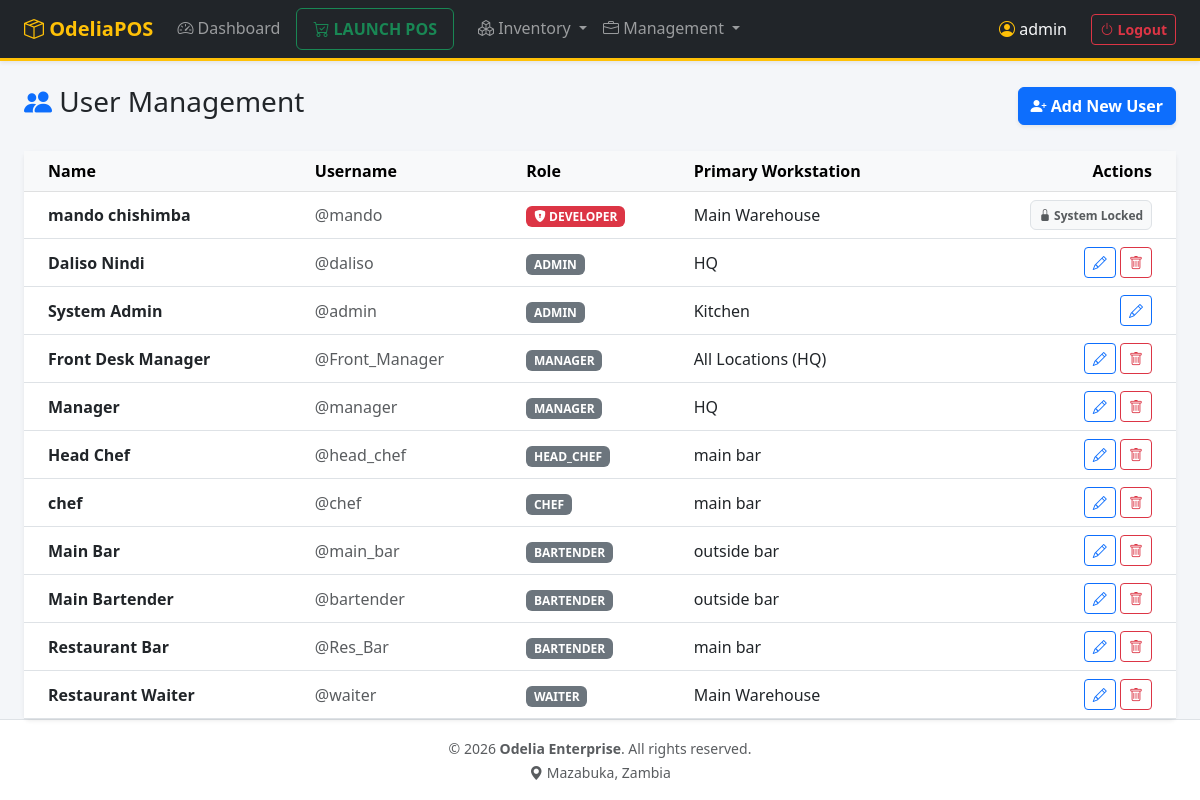
Page /index.php?page=users (signed in) on the earlier database version.
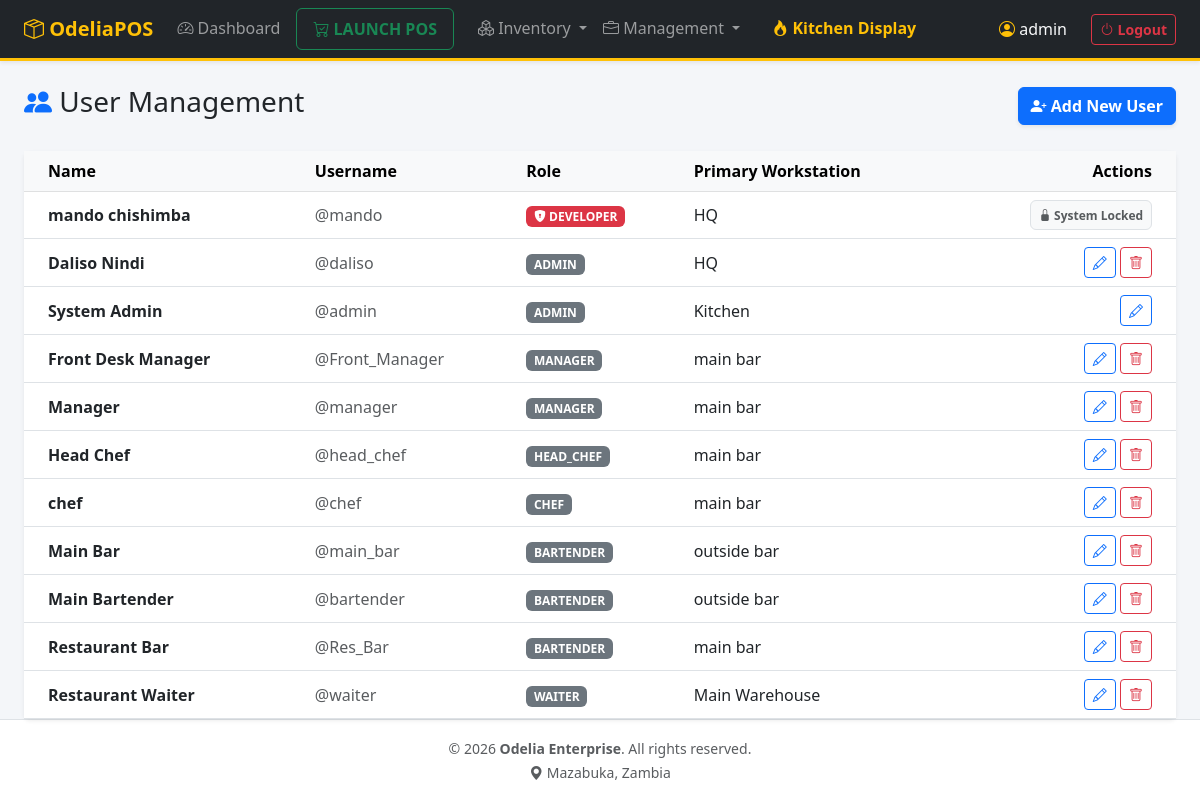
Same page on the later database version.
### tables this page shows
CREATE TABLE `users` (
  `id` int NOT NULL AUTO_INCREMENT,
  `username` varchar(50) NOT NULL,
  `full_name` varchar(100) DEFAULT NULL,
  `password_hash` varchar(255) NOT NULL,
  `role` enum('admin','shopkeeper','manager','cashier','dev','chef','waiter','head_chef','bartender') NOT NULL DEFAULT 'cashier',
  `location_id` int DEFAULT NULL,
  `created_at` timestamp NULL DEFAULT CURRENT_TIMESTAMP,
  `force_password_change` tinyint(1) DEFAULT '0',
  `is_active` tinyint(1) DEFAULT '1',
  PRIMARY KEY (`id`),
  UNIQUE KEY `username` (`username`),
  KEY `location_id` (`location_id`),
  CONSTRAINT `users_ibfk_1` FOREIGN KEY (`location_id`) REFERENCES `locations` (`id`) ON DELETE SET NULL
);

CREATE TABLE `locations` (
  `id` int NOT NULL AUTO_INCREMENT,
  `name` varchar(50) NOT NULL,
  `type` enum('store','kitchen','bar','warehouse') NOT NULL DEFAULT 'store',
  `can_sell` tinyint(1) DEFAULT '1',
  `can_receive_from_vendor` tinyint(1) DEFAULT '0',
  `address` text,
  `phone` varchar(50) DEFAULT '555-0000',
  PRIMARY KEY (`id`)
);

### src/users.php (called while the page is built, shortened)
<?php
$users = $pdo->query("
    SELECT u.id, u.username, u.full_name, u.role, u.location_id, l.name as location_name
    FROM users u
    LEFT JOIN locations l ON u.location_id = l.id
    ORDER BY FIELD(u.role, 'dev', 'admin', 'manager', 'head_chef', 'chef', 'bartender', 'waiter', 'cashier'), u.full_name ASC
")->fetchAll(PDO::FETCH_ASSOC);
?>

### templates/users.php (the view, shortened to what the changed rows need)
<div class="card shadow-sm border-0">
    <div class="card-body p-0 table-responsive">
        <table class="table table-hover align-middle mb-0">
            <thead class="table-light">
                <tr>
                    <th class="ps-4">Name</th>
                    <th>Username</th>
                    <th>Role</th>
                    <th>Primary Workstation</th>
                    <th class="text-end pe-4">Actions</th>
                </tr>
            </thead>
            <tbody>
                <?php foreach($users as $u): ?>
                <tr>
                    <td class="ps-4 fw-bold text-dark"><?= htmlspecialchars($u['full_name']) ?></td>
                    <td class="text-muted">@<?= htmlspecialchars($u['username']) ?></td>
                    <td>
                        <?php if($u['role'] === 'dev'): ?>
                            <span class="badge bg-danger text-uppercase"><i class="bi bi-shield-lock-fill"></i> Developer</span>
                        <?php else: ?>
                            <span class="badge bg-secondary text-uppercase"><?= htmlspecialchars($u['role']) ?></span>
                        <?php endif; ?>
                    </td>
                    <td><?= htmlspecialchars($u['location_name'] ?? 'All Locations (HQ)') ?></td>
                    <td class="text-end pe-4">
                        <?php if ($u['role'] === 'dev'): ?>
                            <?php if ($_SESSION['role'] === 'dev'): ?>
                                <button class="btn btn-sm btn-outline-primary" onclick='editUser(<?= json_encode($u) ?>)'><i class="bi bi-pencil"></i> Edit Profile</button>
                            <?php else: ?>
                                <span class="badge bg-light text-muted border py-2"><i class="bi bi-lock-fill"></i> System Locked</span>
                            <?php endif; ?>
                        <?php else: ?>
                            <button class="btn btn-sm btn-outline-primary" onclick='editUser(<?= json_encode($u) ?>)'><i class="bi bi-pencil"></i></button>
                            <?php if ($u['id'] !== $_SESSION['user_id']): ?>
                            <form method="POST" class="d-inline" onsubmit="return confirm('WARNING: Are you sure you want to permanently delete this user?');">
                                <button class="btn btn-sm btn-outline-danger"><i class="bi bi-trash"></i></button>
                            </form>
                            <?php endif; ?>
                        <?php endif; ?>
                    </td>
                </tr>
                <?php endforeach; ?>
            </tbody>
        </table>
    </div>
</div>

### templates/header.php (shortened to what the changed rows need)
<!DOCTYPE html>
<html lang="en">
<head>
    <link href="https://cdn.jsdelivr.net/npm/bootstrap@5.3.0/dist/css/bootstrap.min.css" rel="stylesheet">
    <link rel="stylesheet" href="https://cdn.jsdelivr.net/npm/bootstrap-icons@1.10.5/font/bootstrap-icons.css">
</head>
<body>
<?php
$tier = defined('LICENSE_TIER') ? LICENSE_TIER : 'lite';
?>
<nav class="navbar navbar-expand-lg navbar-dark bg-dark border-bottom border-warning border-3 shadow-sm mb-4">
    <div class="container-fluid px-4">
        <div class="collapse navbar-collapse" id="topNav">
            <ul class="navbar-nav me-auto mb-2 mb-lg-0">
                <?php if (in_array($tier, ['pro', 'hospitality'])): ?>
                <li class="nav-item ms-3">
                    <a class="nav-link text-warning fw-bold" href="index.php?page=pickup"><i class="bi bi-fire"></i> Kitchen Display</a>
                </li>
                <?php endif; ?>
            </ul>
        </div>
    </div>
</nav>
<div class="container-fluid px-4">

Differences in the rows shown:
changed users "mando chishimba": location.name "Main Warehouse" → "HQ"
changed users "Front Desk Manager": location.name "All Locations (HQ)" → "main bar"
changed users "Manager": location.name "HQ" → "main bar"
Other differences:
text now shown: "Kitchen Display"
